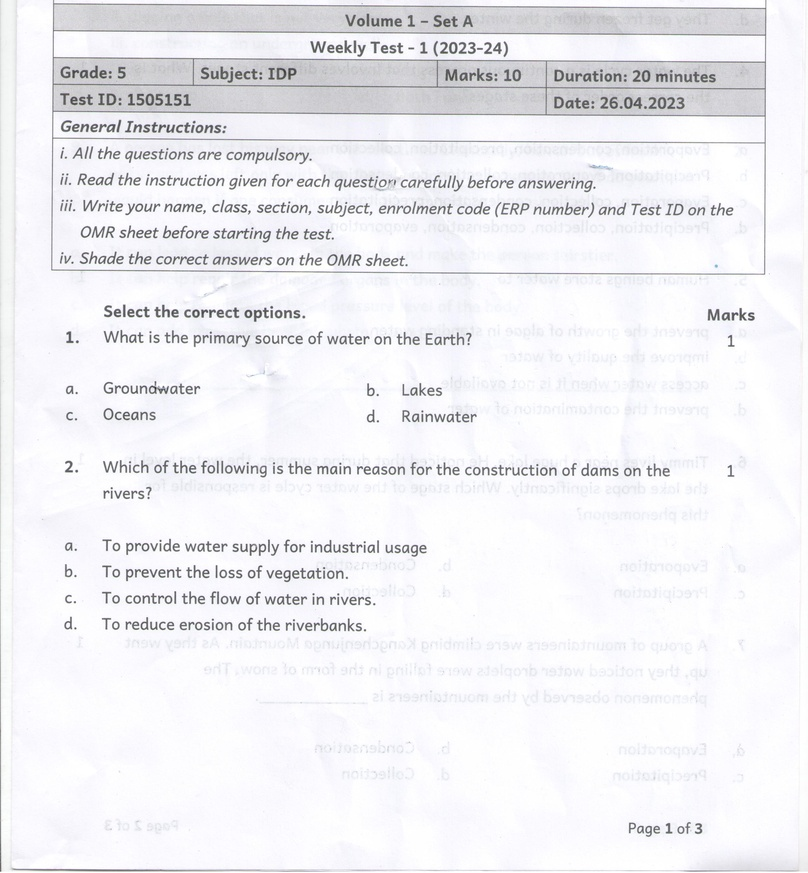
#> input picture input_images/4_ThresholdingImage.jpg, 808 x 873 px, shrunk from 2550 x 2756 before the run, found by its file name
$ python edge_detect.py   (older library calls are emulated)
#> lines starting #> are read from the running program, lines starting #| are printed output that depends on the picture
import cv2
import numpy as np
import sys

# Read the input image
image = cv2.imread("input_images/4_ThresholdingImage.jpg")
#> image is the input picture: shape (873, 808, 3); mean B, G, R 243.5, 240, 240.2

# Check if the image was successfully loaded
if image is None:
    print("Unable to load the image.")
    sys.exit()

# Convert the image to grayscale
gray = cv2.cvtColor(image, cv2.COLOR_BGR2GRAY)

# Apply different edge detection algorithms
canny_edges = cv2.Canny(gray, 100, 200)
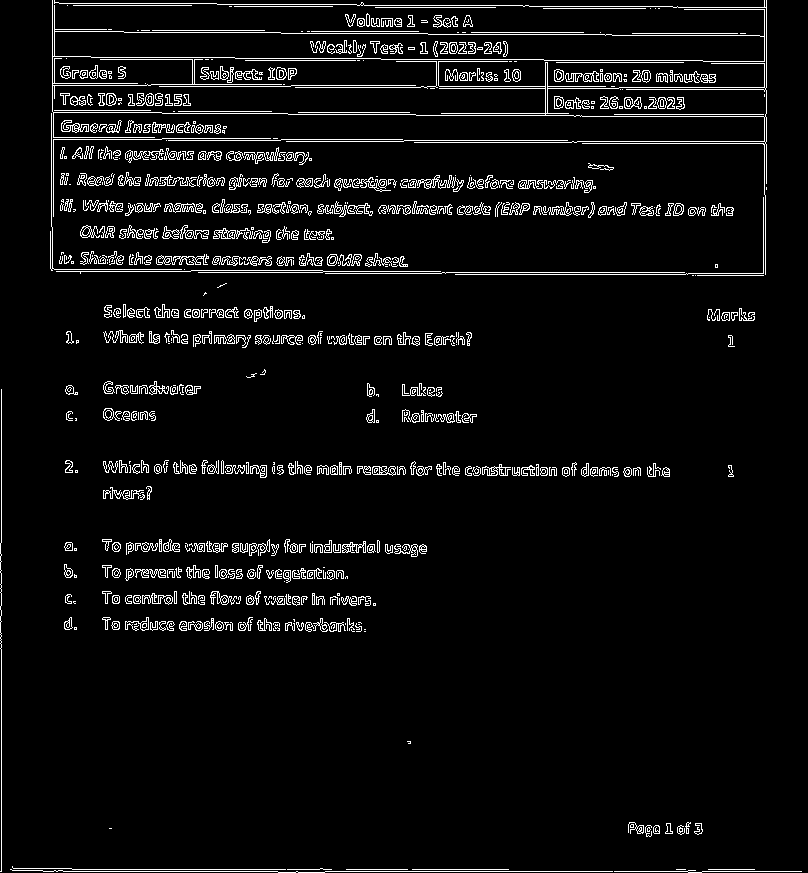
#> canny_edges: shape (873, 808); 5.3% white in thin lines or dots
sobel_x = cv2.Sobel(gray, cv2.CV_64F, 1, 0, ksize=3)
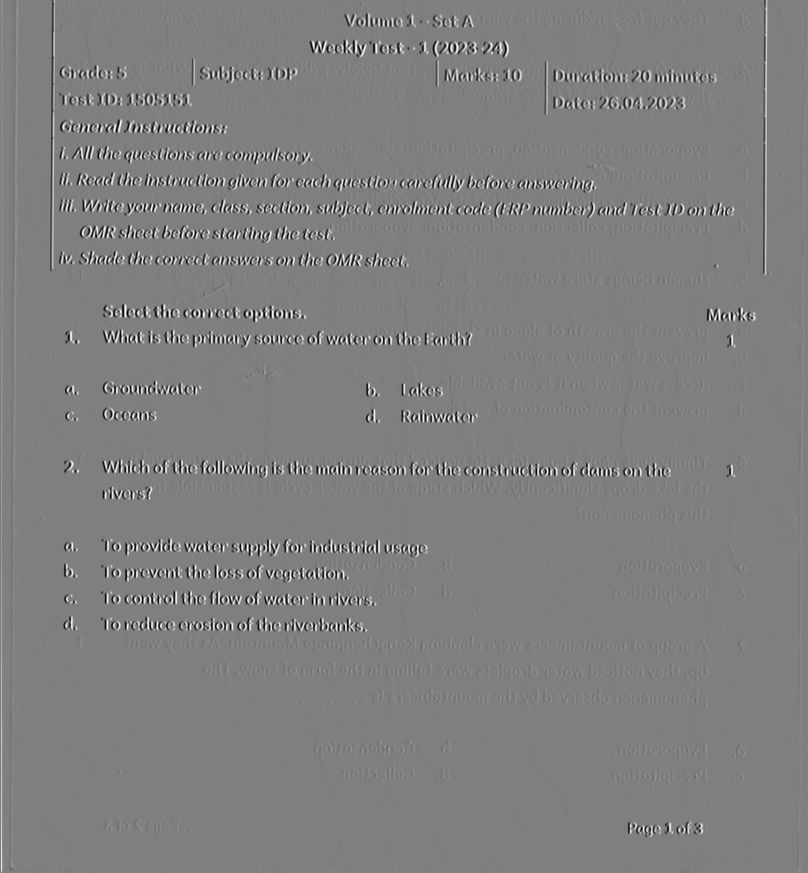
#> sobel_x: shape (873, 808) float64; min -696, max 694, mean 0.3; drawn with min black and max white
sobel_y = cv2.Sobel(gray, cv2.CV_64F, 0, 1, ksize=3)
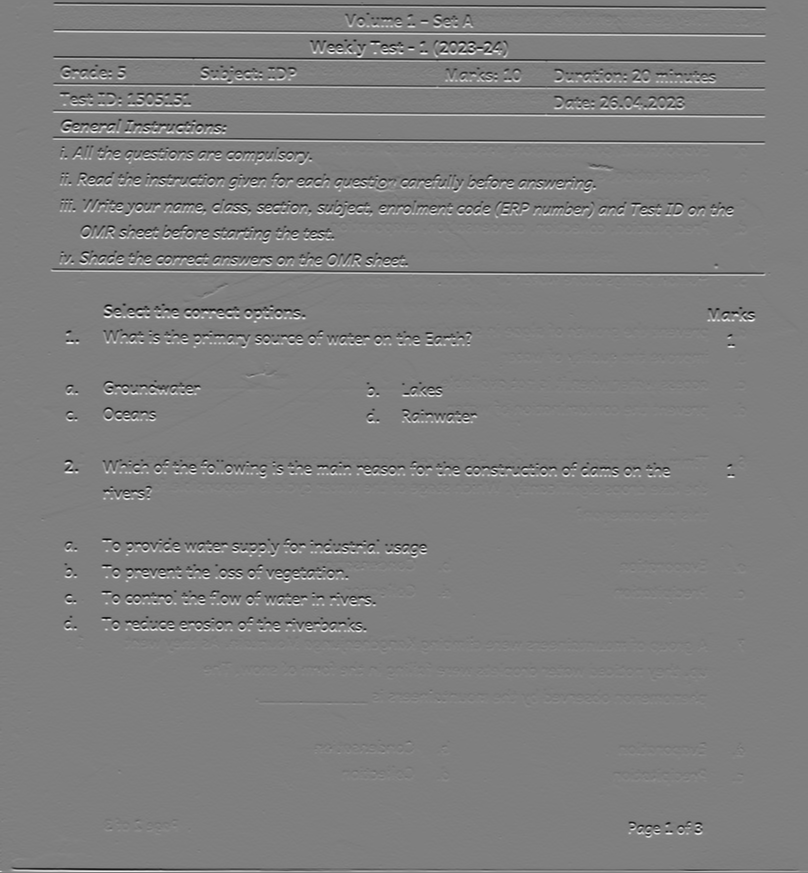
#> sobel_y: shape (873, 808) float64; min -681, max 681, mean -0.1; drawn with min black and max white
laplacian_edges = cv2.Laplacian(gray, cv2.CV_64F, ksize=3)
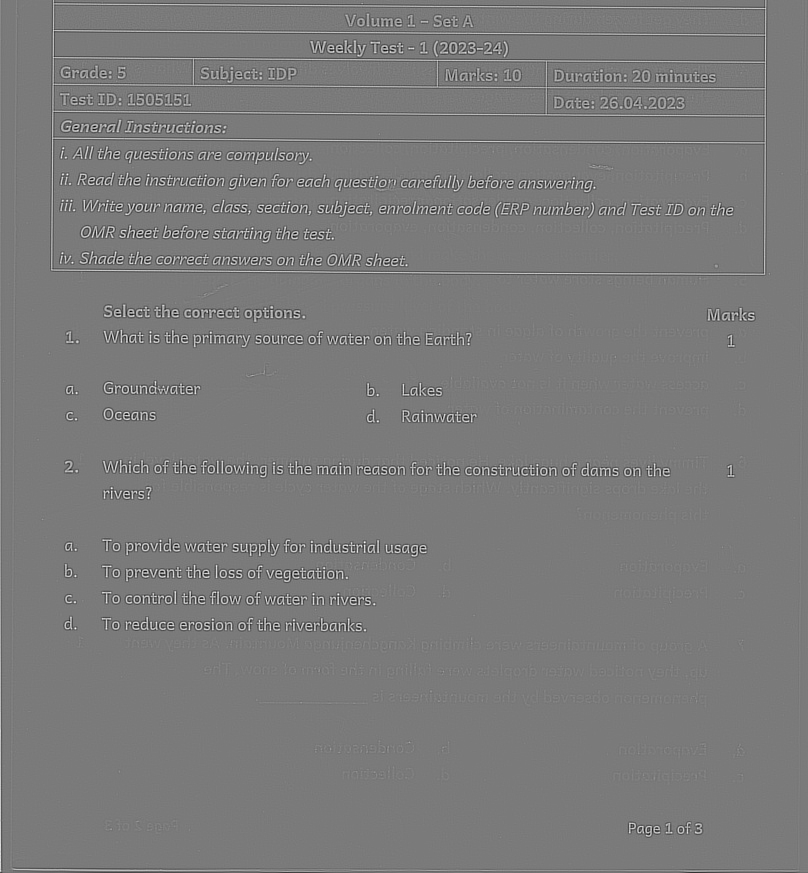
#> laplacian_edges: shape (873, 808) float64; min -1102, max 1188, mean 0.1; drawn with min black and max white

# Create a window to display the images
cv2.namedWindow('Edge Detection', cv2.WINDOW_NORMAL)

# Display the original image and edge detection results side by side
stacked_results = np.hstack((canny_edges, sobel_x, sobel_y, laplacian_edges))
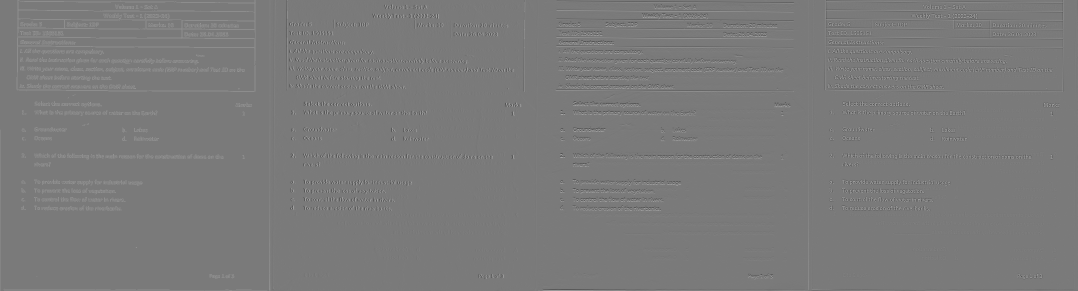
#> stacked_results: shape (873, 3232) float64 (shown at 1/3 size); min -1102, max 1188, mean 3.5; drawn with min black and max white
cv2.imshow('Edge Detection', stacked_results)
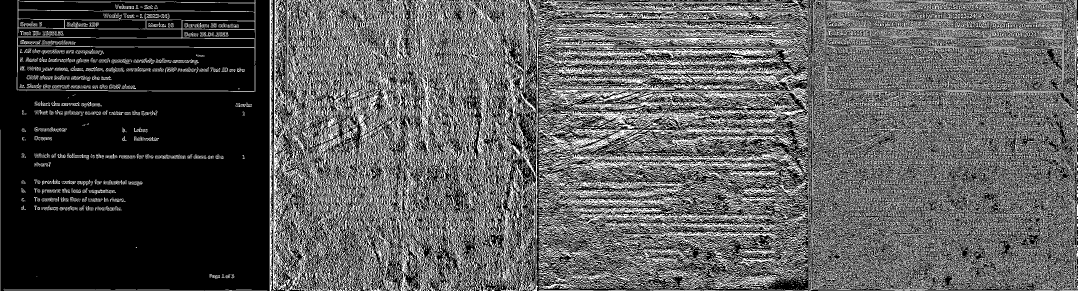
#> window 'Edge Detection': shape (873, 3232) (shown at 1/3 size); 34.6% white in thin lines or dots

# Wait for a key press and then close the window
cv2.waitKey(0)
cv2.destroyAllWindows()

cv2.imwrite("output_images/edge_detect.jpg", stacked_results)
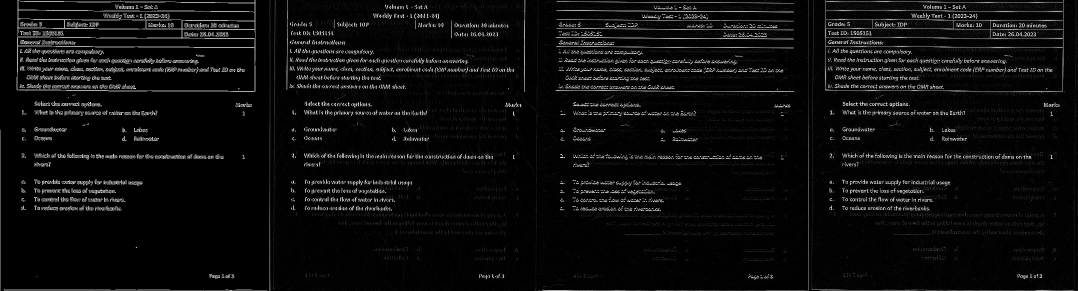
#> saved as edge_detect.jpg: shape (873, 3232) (shown at 1/3 size); min 0, max 255, mean 13
